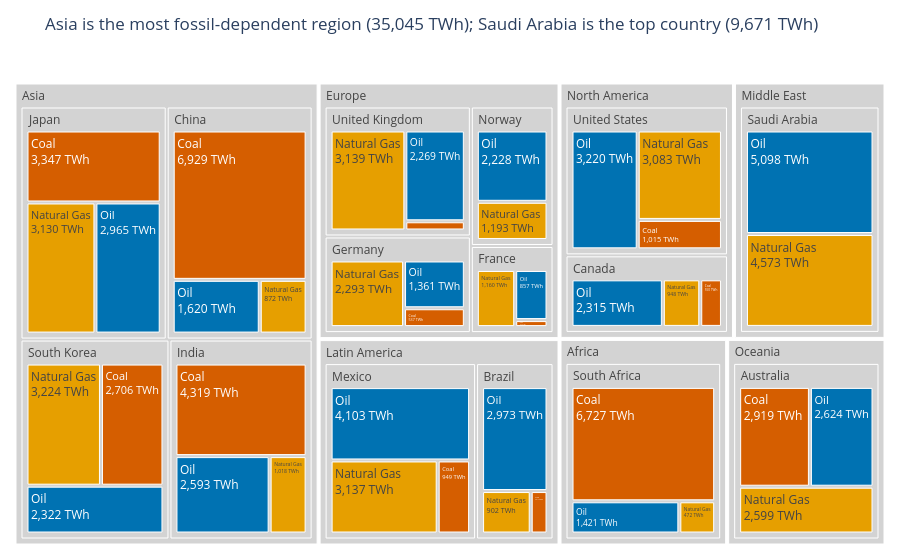

Source (notebook cell):
### Markdown cell above
## Task 1 — Treemap: fossil fuel dependency by country

**What to build:** A treemap showing **fossil fuel TWh only**, broken down by Region → Country → Source (Coal / Oil / Natural Gas).

**Requirements:**
- Filter to fossil sources only before plotting
- Use `path=['Region', 'Country', 'Source']` for the hierarchy
- Colour encodes the fossil source type (Coal / Oil / Natural Gas) with a CVD-safe palette
- Show TWh values in labels — no percentages
- Grey out parent nodes (Region and Country level)
- Insight title naming which region or country is most fossil-dependent

> 💡 `df.loc[df['Source_Type'] == 'Fossil']`

### Code cell
# Task 1
# keep only fossil sources
df_fossil = df.loc[df['Source_Type'] == 'Fossil'].copy()

# find the most fossil-dependent region and country (by total fossil TWh)
region_totals = df_fossil.groupby('Region')['TWh'].sum().sort_values(ascending=False)
country_totals = df_fossil.groupby('Country')['TWh'].sum().sort_values(ascending=False)
top_region = region_totals.index[0]
top_country = country_totals.index[0]
print(region_totals)
print(country_totals.head())

# CVD-safe colours (Okabe-Ito) for the 3 fossil sources
# '(?)' is the colour plotly gives parent nodes -> make them grey
fossil_colors = {
    'Coal': '#D55E00',         # vermillion
    'Oil': '#0072B2',          # blue
    'Natural Gas': '#E69F00',  # orange
    '(?)': 'lightgrey'         # Region and Country boxes
}

fig1 = px.treemap(
    df_fossil,
    path=['Region', 'Country', 'Source'],
    values='TWh',
    color='Source',
    color_discrete_map=fossil_colors,
    title=f'{top_region} is the most fossil-dependent region ({region_totals.iloc[0]:,.0f} TWh); '
          f'{top_country} is the top country ({country_totals.iloc[0]:,.0f} TWh)'
)

# show label + TWh value, no percentages
fig1.update_traces(
    texttemplate='%{label}<br>%{value:,.0f} TWh',
    hovertemplate='%{label}<br>%{value:,.0f} TWh<extra></extra>'
)
fig1.update_layout(margin=dict(t=60, l=10, r=10, b=10))
fig1.show()

### Figure 1 — Plotly figure (JSON) as saved in the notebook; plotly's stock layout.template omitted (floating-point values rounded to 4 significant figures)
{"data": [{"branchvalues": "total", "customdata": [["(?)"], ["(?)"], ["(?)"], ["(?)"], ["(?)"], ["(?)"], ["(?)"], ["(?)"], ["(?)"], ["(?)"], ["(?)"], ["(?)"], ["(?)"], ["(?)"], ["(?)"], ["(?)"], ["(?)"], ["(?)"], ["(?)"], ["(?)"], ["(?)"], ["(?)"], ["Coal"], ["Coal"], ["Coal"], ["Coal"], ["Coal"], ["Coal"], ["Coal"], ["Coal"], ["Coal"], ["Coal"], ["Coal"], ["Coal"], ["Coal"], ["Natural Gas"], ["Natural Gas"], ["Natural Gas"], ["Natural Gas"], ["Natural Gas"], ["Natural Gas"], ["Natural Gas"], ["Natural Gas"], ["Natural Gas"], ["Natural Gas"], ["Natural Gas"], ["Natural Gas"], ["Natural Gas"], ["Natural Gas"], ["Natural Gas"], ["Oil"], ["Oil"], ["Oil"], ["Oil"], ["Oil"], ["Oil"], ["Oil"], ["Oil"], ["Oil"], ["Oil"], ["Oil"], ["Oil"], ["Oil"], ["Oil"], ["Oil"]], "domain": {"x": [0, 1], "y": [0, 1]}, "hovertemplate": "%{label}<br>%{value:,.0f} TWh<extra></extra>", "ids": ["Africa", "North America/United States", "Asia/China", "Europe/Germany", "Europe/France", "Europe/United Kingdom", "Asia/India", "Latin America/Brazil", "Oceania/Australia", "Middle East", "Asia/South Korea", "Asia/Japan", "Middle East/Saudi Arabia", "Africa/South Africa", "North America/Canada", "Latin America/Mexico", "North America", "Asia", "Europe", "Latin America", "Oceania", "Europe/Norway", "Latin America/Mexico/Coal", "North America/Canada/Coal", "Africa/South Africa/Coal", "Asia/South Korea/Coal", "North America/United States/Coal", "Latin America/Brazil/Coal", "Europe/France/Coal", "Asia/India/Coal", "Asia/Japan/Coal", "Asia/China/Coal", "Europe/Germany/Coal", "Europe/United Kingdom/Coal", "Oceania/Australia/Coal", "Europe/United Kingdom/Natural Gas", "Europe/Germany/Natural Gas", "Asia/India/Natural Gas", "Asia/Japan/Natural Gas", "Latin America/Brazil/Natural Gas", "Latin America/Mexico/Natural Gas", "North America/Canada/Natural Gas", "Africa/South Africa/Natural Gas", "Oceania/Australia/Natural Gas", "Middle East/Saudi Arabia/Natural Gas", "Europe/Norway/Natural Gas", "North America/United States/Natural Gas", "Asia/South Korea/Natural Gas", "Asia/China/Natural Gas", "Europe/France/Natural Gas", "Asia/China/Oil", "Europe/Germany/Oil", "North America/United States/Oil", "Asia/Japan/Oil", "Europe/United Kingdom/Oil", "Asia/India/Oil", "Latin America/Brazil/Oil", "Latin America/Mexico/Oil", "North America/Canada/Oil", "Oceania/Australia/Oil", "Africa/South Africa/Oil", "Europe/Norway/Oil", "Asia/South Korea/Oil", "Europe/France/Oil", "Middle East/Saudi Arabia/Oil"], "labels": ["Africa", "United States", "China", "Germany", "France", "United Kingdom", "India", "Brazil", "Australia", "Middle East", "South Korea", "Japan", "Saudi Arabia", "South Africa", "Canada", "Mexico", "North America", "Asia", "Europe", "Latin America", "Oceania", "Norway", "Coal", "Coal", "Coal", "Coal", "Coal", "Coal", "Coal", "Coal", "Coal", "Coal", "Coal", "Coal", "Coal", "Natural Gas", "Natural Gas", "Natural Gas", "Natural Gas", "Natural Gas", "Natural Gas", "Natural Gas", "Natural Gas", "Natural Gas", "Natural Gas", "Natural Gas", "Natural Gas", "Natural Gas", "Natural Gas", "Natural Gas", "Oil", "Oil", "Oil", "Oil", "Oil", "Oil", "Oil", "Oil", "Oil", "Oil", "Oil", "Oil", "Oil", "Oil", "Oil"], "marker": {"colors": ["lightgrey", "lightgrey", "lightgrey", "lightgrey", "lightgrey", "lightgrey", "lightgrey", "lightgrey", "lightgrey", "lightgrey", "lightgrey", "lightgrey", "lightgrey", "lightgrey", "lightgrey", "lightgrey", "lightgrey", "lightgrey", "lightgrey", "lightgrey", "lightgrey", "lightgrey", "#D55E00", "#D55E00", "#D55E00", "#D55E00", "#D55E00", "#D55E00", "#D55E00", "#D55E00", "#D55E00", "#D55E00", "#D55E00", "#D55E00", "#D55E00", "#E69F00", "#E69F00", "#E69F00", "#E69F00", "#E69F00", "#E69F00", "#E69F00", "#E69F00", "#E69F00", "#E69F00", "#E69F00", "#E69F00", "#E69F00", "#E69F00", "#E69F00", "#0072B2", "#0072B2", "#0072B2", "#0072B2", "#0072B2", "#0072B2", "#0072B2", "#0072B2", "#0072B2", "#0072B2", "#0072B2", "#0072B2", "#0072B2", "#0072B2", "#0072B2"]}, "name": "", "parents": ["", "North America", "Asia", "Europe", "Europe", "Europe", "Asia", "Latin America", "Oceania", "", "Asia", "Asia", "Middle East", "Africa", "North America", "Latin America", "", "", "", "", "", "Europe", "Latin America/Mexico", "North America/Canada", "Africa/South Africa", "Asia/South Korea", "North America/United States", "Latin America/Brazil", "Europe/France", "Asia/India", "Asia/Japan", "Asia/China", "Europe/Germany", "Europe/United Kingdom", "Oceania/Australia", "Europe/United Kingdom", "Europe/Germany", "Asia/India", "Asia/Japan", "Latin America/Brazil", "Latin America/Mexico", "North America/Canada", "Africa/South Africa", "Oceania/Australia", "Middle East/Saudi Arabia", "Europe/Norway", "North America/United States", "Asia/South Korea", "Asia/China", "Europe/France", "Asia/China", "Europe/Germany", "North America/United States", "Asia/Japan", "Europe/United Kingdom", "Asia/India", "Latin America/Brazil", "Latin America/Mexico", "North America/Canada", "Oceania/Australia", "Africa/South Africa", "Europe/Norway", "Asia/South Korea", "Europe/France", "Middle East/Saudi Arabia"], "texttemplate": "%{label}<br>%{value:,.0f} TWh", "type": "treemap", "values": [8620.0, 7318.0, 9421.0, 4191.0, 2137.0, 5638.0, 7930.0, 4187.0, 8142.0, 9671.0, 8252.0, 9442.0, 9671.0, 8620.0, 3813.0, 8189.0, 11130.0, 35050.0, 15390.0, 12380.0, 8142.0, 3421.0, 949.0, 550.0, 6727.0, 2706.0, 1015.0, 312.0, 120.0, 4319.0, 3347.0, 6929.0, 537.0, 230.0, 2919.0, 3139.0, 2293.0, 1018.0, 3130.0, 902.0, 3137.0, 948.0, 472.0, 2599.0, 4573.0, 1193.0, 3083.0, 3224.0, 872.0, 1160.0, 1620.0, 1361.0, 3220.0, 2965.0, 2269.0, 2593.0, 2973.0, 4103.0, 2315.0, 2624.0, 1421.0, 2228.0, 2322.0, 857.0, 5098.0]}], "layout": {"legend": {"tracegroupgap": 0}, "margin": {"b": 10, "l": 10, "r": 10, "t": 60}, "title": {"text": "Asia is the most fossil-dependent region (35,045 TWh); Saudi Arabia is the top country (9,671 TWh)"}}}
